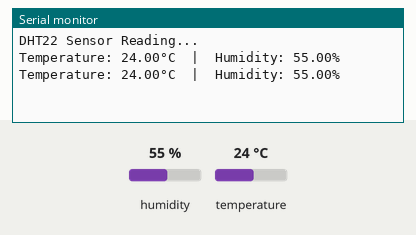
The sketch below on a simulated Arduino Uno, built with avr-gcc and run on an emulated ATmega328P. On the bench: the last lines printed to the serial monitor. The test bench sets the inputs (shaded band); at power-on: humidity 55 %, temperature 24 °C.

Above: at 2.8 s.
2.9 s: humidity set to 22 %
At 4.6 s:
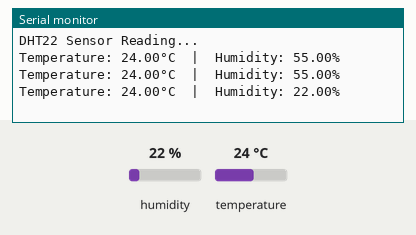
5.6 s: temperature set to 12 °C
At 6.4 s:
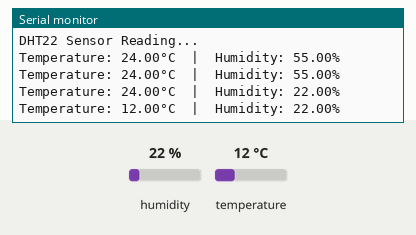
8.3 s: humidity set to 40 %
At 11.1 s:
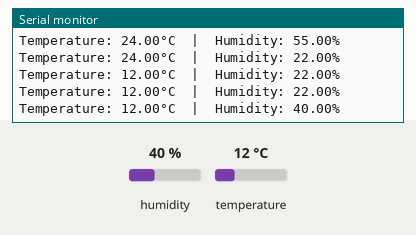
Timing chart, 0 to 12.6 s (numbered marks = the images above; inputs shaded):
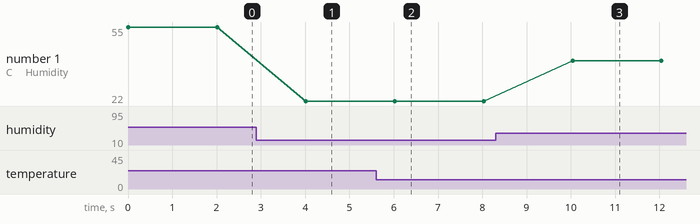

Measured:
- after the input at 2.9 s, the serial monitor: prints a new line after 1.1 s (image 1)
- after the input at 5.6 s, the serial monitor: prints a new line after 0.43 s (image 2)
- after the input at 8.3 s, the serial monitor: prints a new line after 1.7 s (image 3)
- plotted number 1: 22 → 40 after the input at 8.3 s

The sketch:

temperature_humidity.ino
```cpp
#include <DHT.h>

// Define the DHT sensor type
#define DHTPIN 4        // GPIO4 (Change if using another pin)
#define DHTTYPE DHT22   // DHT22 sensor

DHT dht(DHTPIN, DHTTYPE);

void setup() {
    Serial.begin(115200);
    Serial.println("DHT22 Sensor Reading...");
    dht.begin();
}

void loop() {
    float temperature = dht.readTemperature(); // Read temperature in Celsius
    float humidity = dht.readHumidity();       // Read humidity

    if (isnan(temperature) || isnan(humidity)) {
        Serial.println("Failed to read from DHT sensor!");
        return;
    }

    Serial.print("Temperature: ");
    Serial.print(temperature);
    Serial.print("°C  |  Humidity: ");
    Serial.print(humidity);
    Serial.println("%");

    delay(2000);  // Wait 2 seconds before next reading
}
```
